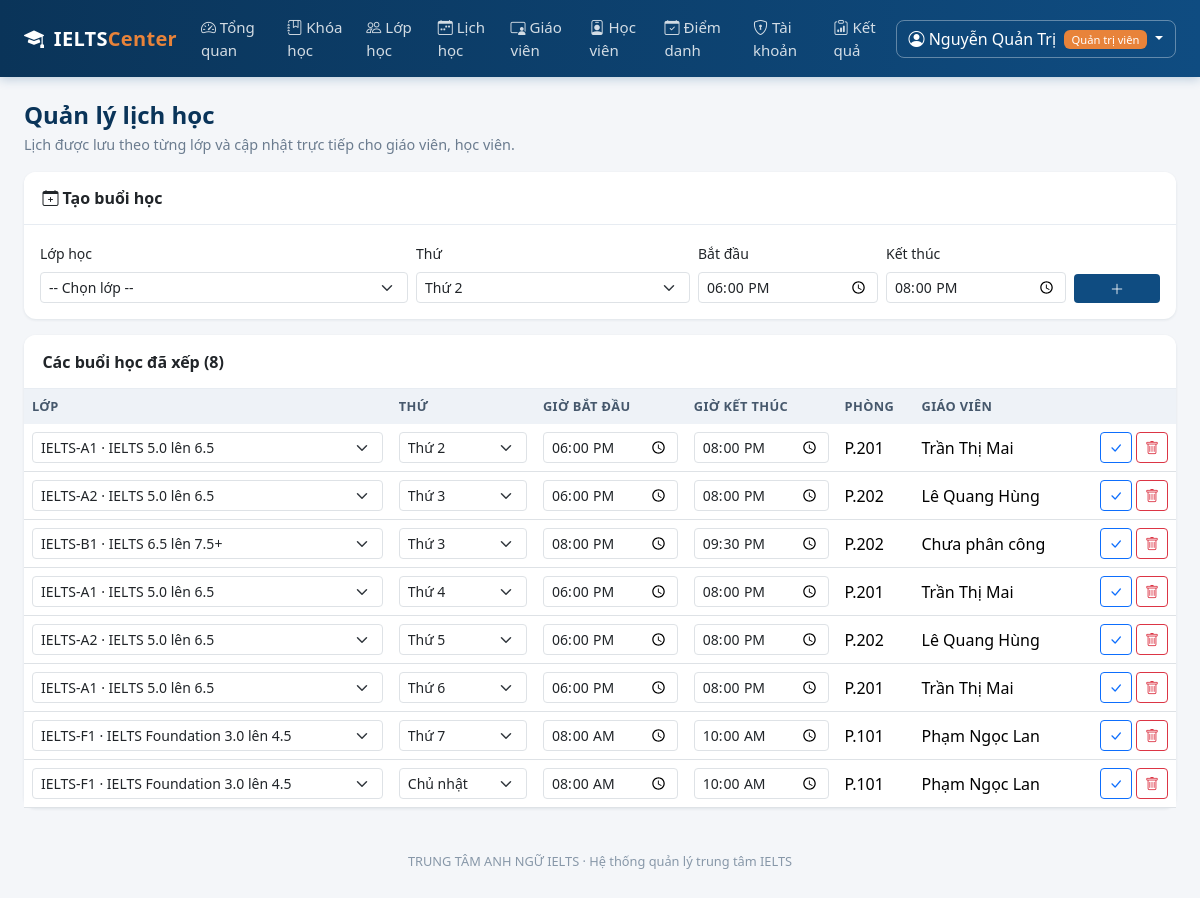
Screenshot of /quan-tri/lich-hoc (signed in) with the database file from the repository.
### models.py (models this page shows, shortened)
class User(UserMixin, db.Model):
    __tablename__ = "users"
    id = db.Column(db.Integer, primary_key=True)
    username = db.Column(db.String(50), unique=True, nullable=False, index=True)
    password_hash = db.Column(db.String(255), nullable=False)
    role = db.Column(db.String(20), nullable=False, default=ROLE_STUDENT)
    full_name = db.Column(db.String(120), nullable=False)
    email = db.Column(db.String(120))
    phone = db.Column(db.String(20))
    is_locked = db.Column(db.Boolean, default=False, nullable=False)
    failed_logins = db.Column(db.Integer, default=0, nullable=False)
    created_at = db.Column(db.DateTime, default=datetime.now)
    teacher = db.relationship(
        "TeacherProfile", back_populates="user", uselist=False, cascade="all, delete-orphan"
    )
    student = db.relationship(
        "StudentProfile", back_populates="user", uselist=False, cascade="all, delete-orphan"
    )
    @property
    def role_label(self):
        return ROLE_LABELS.get(self.role, self.role)
    @property
    def is_admin(self):
        return self.role == ROLE_ADMIN

class Schedule(db.Model):
    __tablename__ = "schedules"
    id = db.Column(db.Integer, primary_key=True)
    class_id = db.Column(db.Integer, db.ForeignKey("classes.id"), nullable=False)
    weekday = db.Column(db.Integer, nullable=False)      # 0 = Thu 2
    start_time = db.Column(db.String(5), nullable=False)  # 'HH:MM'
    end_time = db.Column(db.String(5), nullable=False)
    classroom = db.relationship("ClassRoom", back_populates="schedules")

class ClassRoom(db.Model):
    __tablename__ = "classes"
    id = db.Column(db.Integer, primary_key=True)
    code = db.Column(db.String(20), unique=True, nullable=False)
    course_id = db.Column(db.Integer, db.ForeignKey("courses.id"), nullable=False)
    teacher_id = db.Column(db.Integer, db.ForeignKey("teacher_profiles.id"))
    room = db.Column(db.String(30))
    start_date = db.Column(db.Date)
    max_size = db.Column(db.Integer, default=20, nullable=False)
    status = db.Column(db.String(20), default="open", nullable=False)
    course = db.relationship("Course", back_populates="classes")
    teacher = db.relationship("TeacherProfile", back_populates="classes")
    schedules = db.relationship(
        "Schedule", back_populates="classroom", cascade="all, delete-orphan"
    )
    enrollments = db.relationship(
        "Enrollment", back_populates="classroom", cascade="all, delete-orphan"
    )
    homework_assignments = db.relationship(
        "Homework", back_populates="classroom", cascade="all, delete-orphan"
    )

### blueprints/admin.py (the view)
@admin_bp.route("/lich-hoc")
def schedule_management():
    schedules = (
        Schedule.query.join(ClassRoom)
        .order_by(Schedule.weekday, Schedule.start_time, ClassRoom.code)
        .all()
    )
    classes = ClassRoom.query.order_by(ClassRoom.code).all()
    return render_template(
        "admin/schedules.html",
        schedules=schedules,
        classes=classes,
        weekdays=WEEKDAYS,
    )

### blueprints/admin.py (called while the page is built)
@admin_bp.before_request
@admin_required
def _guard():
    return None

### models.py (called while the page is built)
@login_manager.user_loader
def load_user(user_id):
    return db.session.get(User, int(user_id))

    @property
    def full_name(self):
        return self.user.full_name

### utils.py (called while the page is built)
def role_required(*roles):
    def decorator(view):
        @wraps(view)
        def wrapper(*args, **kwargs):
            if not current_user.is_authenticated:
                flash("Vui lòng đăng nhập để tiếp tục.", "warning")
                return redirect(url_for("auth.login"))
            if current_user.role not in roles:
                abort(403)
            return view(*args, **kwargs)
        return wrapper
    return decorator

### templates/admin/schedules.html (shortened to what this page needs)
{% extends "base.html" %}
{% block content %}
<div class="d-flex justify-content-between align-items-start mb-3 flex-wrap gap-2">
  <div>
    <h4 class="page-title">Quản lý lịch học</h4>
    <p class="page-sub mb-0">Lịch được lưu theo từng lớp và cập nhật trực tiếp cho giáo viên, học viên.</p>
  </div>
</div>
<div class="card mb-3">
  <div class="card-header"><i class="bi bi-calendar-plus"></i> Tạo buổi học</div>
  <div class="card-body">
    <form method="post" action="{{ url_for('admin.schedule_create') }}" class="row g-2 align-items-end">
      <div class="col-md-4">
        <label class="form-label small">Lớp học</label>
        <select name="class_id" class="form-select form-select-sm" required>
          <option value="">-- Chọn lớp --</option>
        </select>
      </div>
      <div class="col-md-3">
        <label class="form-label small">Thứ</label>
        <select name="weekday" class="form-select form-select-sm" required>
          {% for d in weekdays %}<option value="{{ loop.index0 }}">{{ d }}</option>{% endfor %}
        </select>
      </div>
      <div class="col-md-2">
        <label class="form-label small">Bắt đầu</label>
        <input type="time" name="start_time" class="form-control form-control-sm" value="18:00" required>
      </div>
      <div class="col-md-2">
        <label class="form-label small">Kết thúc</label>
        <input type="time" name="end_time" class="form-control form-control-sm" value="20:00" required>
      </div>
      <div class="col-md-1 d-grid">
        <button class="btn btn-sm btn-primary" style="background:var(--brand);border:none" title="Tạo lịch">
          <i class="bi bi-plus-lg"></i>
        </button>
      </div>
    </form>
  </div>
</div>
<div class="card">
  <div class="card-header">Các buổi học đã xếp ({{ schedules|length }})</div>
  <div class="table-responsive">
    <table class="table table-hover align-middle mb-0">
      <thead>
        <tr><th>Lớp</th><th>Thứ</th><th>Giờ bắt đầu</th><th>Giờ kết thúc</th><th>Phòng</th><th>Giáo viên</th><th></th></tr>
      </thead>
      <tbody>
      {% for s in schedules %}
        <tr>
          <td>
            <select name="class_id" form="schedule-edit-{{ s.id }}" class="form-select form-select-sm">
              {% for c in classes %}
                <option value="{{ c.id }}" {% if c.id == s.class_id %}selected{% endif %}>{{ c.code }} · {{ c.course.name }}</option>
              {% endfor %}
            </select>
          </td>
          <td>
            <select name="weekday" form="schedule-edit-{{ s.id }}" class="form-select form-select-sm">
              {% for d in weekdays %}
                <option value="{{ loop.index0 }}" {% if s.weekday == loop.index0 %}selected{% endif %}>{{ d }}</option>
              {% endfor %}
            </select>
          </td>
          <td><input type="time" name="start_time" form="schedule-edit-{{ s.id }}" class="form-control form-control-sm" value="{{ s.start_time }}" required></td>
          <td><input type="time" name="end_time" form="schedule-edit-{{ s.id }}" class="form-control form-control-sm" value="{{ s.end_time }}" required></td>
          <td>{{ s.classroom.room or '—' }}</td>
          <td>{{ s.classroom.teacher.full_name if s.classroom.teacher else 'Chưa phân công' }}</td>
          <td class="text-end text-nowrap">
            <button type="submit" form="schedule-edit-{{ s.id }}" class="btn btn-sm btn-outline-primary" title="Lưu thay đổi">
              <i class="bi bi-check-lg"></i>
            </button>
            <form method="post" action="{{ url_for('admin.schedule_delete', schedule_id=s.id) }}" class="d-inline"
                  data-confirm="Xóa buổi học này khỏi thời khóa biểu?">
              <button class="btn btn-sm btn-outline-danger" title="Xóa lịch"><i class="bi bi-trash"></i></button>
            </form>
          </td>
        </tr>
      {% else %}
        <tr><td colspan="7" class="text-center text-muted py-4">Chưa có buổi học nào được xếp.</td></tr>
      {% endfor %}
      </tbody>
    </table>
  </div>
</div>
{% endblock %}

### templates/base.html (shortened to what this page needs)
<!DOCTYPE html>
<html lang="vi">
<head>
  <link href="{{ url_for('static', filename='vendor/bootstrap/bootstrap.min.css') }}" rel="stylesheet">
  <link href="{{ url_for('static', filename='vendor/bootstrap-icons/bootstrap-icons.min.css') }}" rel="stylesheet">
  <link rel="stylesheet" href="{{ url_for('static', filename='css/style.css') }}">
</head>
<body class="{% if not current_user.is_authenticated %}page-auth{% endif %}">
{% if current_user.is_authenticated %}
<nav class="navbar navbar-expand-lg app-navbar sticky-top">
  <div class="container-fluid px-4">
    <a class="navbar-brand" href="{{ url_for('auth.index') }}">
      <i class="bi bi-mortarboard-fill me-1"></i> IELTS<span class="brand-light">Center</span>
    </a>
    <div class="collapse navbar-collapse" id="mainNav">
      <ul class="navbar-nav me-auto">
        {% if current_user.is_admin %}
          <li class="nav-item"><a class="nav-link" href="{{ url_for('admin.dashboard') }}"><i class="bi bi-speedometer2"></i> Tổng quan</a></li>
          <li class="nav-item"><a class="nav-link" href="{{ url_for('admin.courses') }}"><i class="bi bi-journal-bookmark"></i> Khóa học</a></li>
          <li class="nav-item"><a class="nav-link" href="{{ url_for('admin.classes') }}"><i class="bi bi-people"></i> Lớp học</a></li>
          <li class="nav-item"><a class="nav-link" href="{{ url_for('admin.schedule_management') }}"><i class="bi bi-calendar-week"></i> Lịch học</a></li>
          <li class="nav-item"><a class="nav-link" href="{{ url_for('admin.teachers') }}"><i class="bi bi-person-video3"></i> Giáo viên</a></li>
          <li class="nav-item"><a class="nav-link" href="{{ url_for('admin.students') }}"><i class="bi bi-person-badge"></i> Học viên</a></li>
          <li class="nav-item"><a class="nav-link" href="{{ url_for('admin.attendance_report') }}"><i class="bi bi-calendar-check"></i> Điểm danh</a></li>
          <li class="nav-item"><a class="nav-link" href="{{ url_for('admin.accounts') }}"><i class="bi bi-shield-lock"></i> Tài khoản</a></li>
          <li class="nav-item"><a class="nav-link" href="{{ url_for('admin.scores') }}"><i class="bi bi-clipboard-data"></i> Kết quả</a></li>
        {% endif %}
      </ul>
      <div class="dropdown">
        <a class="btn btn-user dropdown-toggle" href="#" data-bs-toggle="dropdown">
          <i class="bi bi-person-circle"></i>
          {{ current_user.full_name }}
          <span class="badge role-badge ms-1">{{ current_user.role_label }}</span>
        </a>
      </div>
    </div>
  </div>
</nav>
{% endif %}
<main class="{% if current_user.is_authenticated %}container-fluid px-4 py-4{% else %}auth-wrapper{% endif %}">
  {% block content %}{% endblock %}
</main>
{% if current_user.is_authenticated %}
<footer class="app-footer">
  {{ CENTER_NAME }} · Hệ thống quản lý trung tâm IELTS
</footer>
{% endif %}
</body>
</html>

### static/css/style.css (style rules this page uses)
:root { --brand: #0f4c81; --brand-dark: #0a3459; --brand-light: #4a90c2; --accent: #e8833a; --surface: #f4f6f9; }
body { background: var(--surface); font-family: "Segoe UI", Roboto, "Helvetica Neue", Arial, sans-serif; color: #23303d; min-height: 100vh; }
.app-navbar { background: linear-gradient(90deg, var(--brand-dark), var(--brand)); box-shadow: 0 2px 10px rgba(15, 76, 129, .25); }
.app-navbar .navbar-brand { color: #fff; font-weight: 700; letter-spacing: .3px; }
.app-navbar .brand-light { color: var(--accent); }
.app-navbar .nav-link { color: rgba(255, 255, 255, .82); font-size: .94rem; padding: .5rem .85rem; border-radius: 6px; }
.btn-user { color: #fff; border: 1px solid rgba(255,255,255,.35); border-radius: 8px; }
.role-badge { background: var(--accent); font-weight: 500; font-size: .7rem; }
.card { border: none; border-radius: 12px; box-shadow: 0 1px 3px rgba(16, 40, 66, .09); }
.card-header { background: #fff; border-bottom: 1px solid #e7ecf2; font-weight: 600; border-radius: 12px 12px 0 0 !important; padding: .9rem 1.15rem; }
.page-title { font-weight: 700; color: var(--brand-dark); margin-bottom: .25rem; }
.page-sub { color: #6b7c8f; font-size: .9rem; }
.table thead th { background: #eef2f7; color: #46586c; font-size: .8rem; text-transform: uppercase; letter-spacing: .4px; border-bottom: none; }
.table td, .table th { vertical-align: middle; }
.app-footer { text-align: center; color: #8797a8; font-size: .8rem; padding: 1.25rem 0 2rem; }

### rows the page displays
User: full_name "Nguyễn Quản Trị", role_label "Quản trị viên"
Schedule: class_id "IELTS-A1 · IELTS 5.0 lên 6.5", weekday "Thứ 2", start_time "18:00", end_time "20:00", classroom "P.201", classroom.teacher "Trần Thị Mai"
Schedule: class_id "IELTS-A2 · IELTS 5.0 lên 6.5", weekday "Thứ 3", start_time "18:00", end_time "20:00", classroom "P.202", classroom.teacher "Lê Quang Hùng"
Schedule: class_id "IELTS-B1 · IELTS 6.5 lên 7.5+", weekday "Thứ 3", start_time "20:00", end_time "21:30", classroom "P.202", classroom.teacher "Chưa phân công"
Schedule: class_id "IELTS-A1 · IELTS 5.0 lên 6.5", weekday "Thứ 4", start_time "18:00", end_time "20:00", classroom "P.201", classroom.teacher "Trần Thị Mai"
Schedule: class_id "IELTS-A2 · IELTS 5.0 lên 6.5", weekday "Thứ 5", start_time "18:00", end_time "20:00", classroom "P.202", classroom.teacher "Lê Quang Hùng"
Schedule: class_id "IELTS-A1 · IELTS 5.0 lên 6.5", weekday "Thứ 6", start_time "18:00", end_time "20:00", classroom "P.201", classroom.teacher "Trần Thị Mai"
Schedule: class_id "IELTS-F1 · IELTS Foundation 3.0 lên 4.5", weekday "Thứ 7", start_time "08:00", end_time "10:00", classroom "P.101", classroom.teacher "Phạm Ngọc Lan"
Schedule: class_id "IELTS-F1 · IELTS Foundation 3.0 lên 4.5", weekday "Chủ nhật", start_time "08:00", end_time "10:00", classroom "P.101", classroom.teacher "Phạm Ngọc Lan"

### other values shown
{{ schedules|length }} "8"
{{ CENTER_NAME }} "TRUNG TÂM ANH NGỮ IELTS"
form field weekday "Thứ 2"
